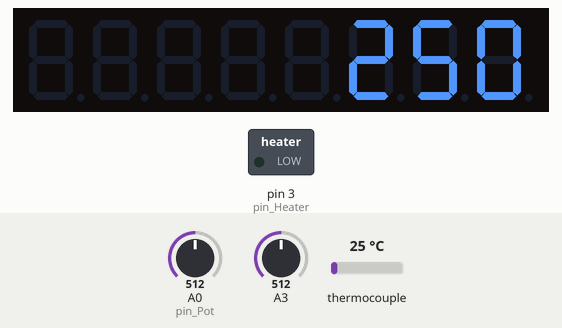
Bench run of a sketch on a simulated Arduino Uno, built with avr-gcc and run on an emulated ATmega328P. On the bench: 8-digit seven-segment display, switched loads named in the sketch (green lamp = pin HIGH). Inputs (shaded band) come from the test bench; at power-on: thermocouple 25 °C, A0 (pin_Pot) = 512, A3 = 512.

Above: at 1.2 s.
1.3 s: thermocouple set to 6 °C
At 3.8 s:
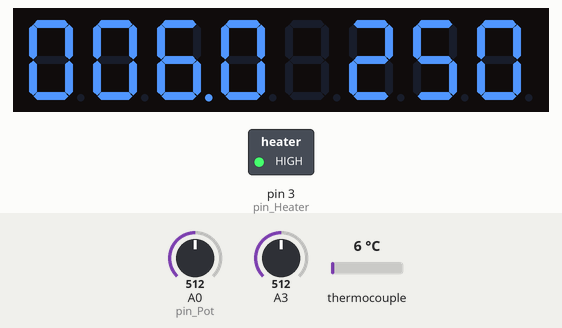
4.2 s: A0 (pin_Pot) set to 66
At 5.3 s:
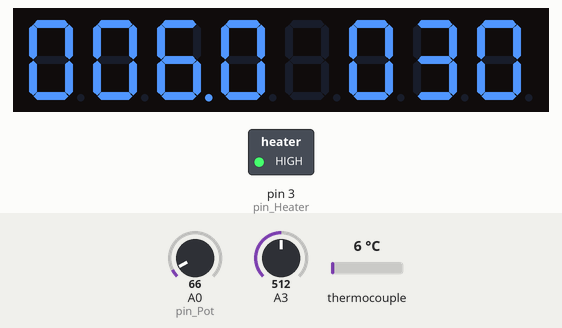
5.9 s: A0 (pin_Pot) set to 55
7.6 s: thermocouple set to 11 °C
At 9.3 s:
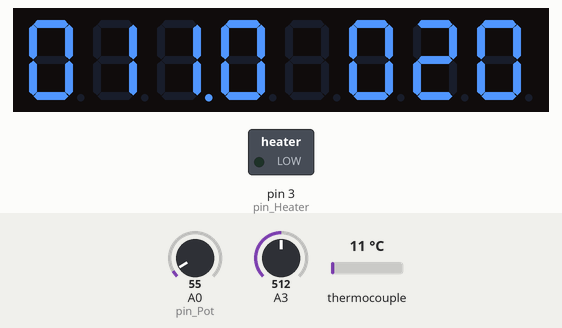
12.2 s: thermocouple set to 5 °C
At 12.34 s:
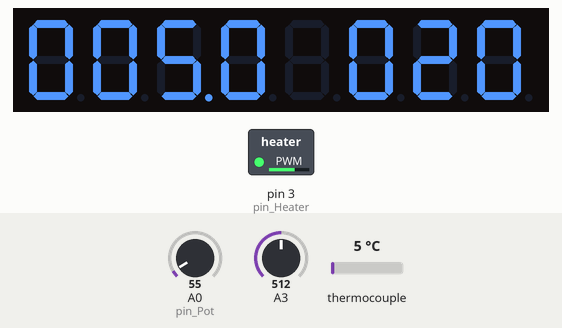
14.0 s: A0 (pin_Pot) set to 122
At 17.1 s:
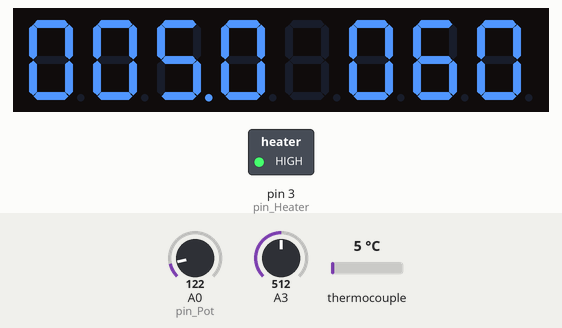
Timing chart, 0 to 18.5 s (numbered marks = the images above; inputs shaded):
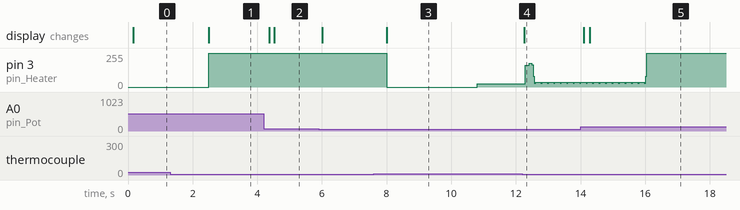

Measured:
- after the input at 1.3 s, the display: changes after 1.2 s (image 1)
- after the input at 4.2 s, the display: first changes after 0.16 s (image 2 shows a later state)
- after the input at 7.6 s, the display: changes after 0.40 s (image 3)
- after the input at 12.2 s, the display: changes after 0.05 s (image 4)
- after the input at 14.0 s, the display: first changes after 0.10 s (image 5 shows a later state)

The sketch:

solder0_13.ino
```cpp
/* by Balllee 20170118 */
#include <PID_v1.h>
#include <max6675.h>
#include <LedControl.h>

byte pin_Pot = A0;
byte pin_Heater = 3;  //PWM  led
int analogReadA3Buffer = 0;
byte zeroCrossing = 0;
unsigned long time[2] = {0,0};       //運行時間
volatile bool powerOnoff = 0;

int timeDelay[256] = {0,665,941,1153,1332,1491,1634,1766,1889,2005,2115,2220,2320,2417,2509,2599,2686,2771,2853,2933,3012,3088,3163,3237,3308,3379,3448,3517,3584,3650,3715,3779,3842,3904,3966,4027,4087,4146,4205,4263,4321,4378,4434,4490,4545,4600,4654,4708,4762,4815,4867,4919,4971,5023,5074,5125,5175,5225,5275,5324,5374,5422,5471,5519,5568,5615,5663,5710,5758,5805,5851,5898,5944,5990,6036,6082,6127,6173,6218,6263,6308,6353,6397,6442,6486,6530,6575,6618,6662,6706,6750,6793,6836,6880,6923,6966,7009,7052,7095,7137,7180,7223,7265,7308,7350,7392,7434,7477,7519,7561,7603,7645,7687,7729,7771,7812,7854,7896,7938,7979,8021,8063,8104,8146,8188,8229,8271,8313,8354,8396,8437,8479,8521,8562,8604,8646,8687,8729,8771,8812,8854,8896,8938,8980,9022,9064,9106,9148,9190,9232,9274,9317,9359,9402,9444,9487,9529,9572,9615,9658,9701,9744,9787,9830,9874,9917,9961,10004,10048,10092,10136,10180,10225,10269,10314,10359,10404,10449,10494,10539,10585,10631,10676,10723,10769,10815,10862,10909,10956,11004,11051,11099,11147,11196,11244,11293,11342,11392,11442,11492,11542,11593,11644,11695,11747,11799,11852,11905,11958,12012,12067,12122,12177,12233,12289,12346,12403,12462,12520,12580,12640,12701,12762,12825,12888,12952,13017,13083,13150,13218,13288,13358,13430,13503,13578,13655,13733,13813,13896,13980,14067,14157,14250,14347,14447,14552,14661,14777,14901,15033,15176,15334,15514,15726,16002,16667};

LedControl lc=LedControl(6,5,4,1); //SI,SCK,CS
MAX6675 thermocouple(9, 8, 7);//SCK,CS,SO

//PID
double Setpoint, Input, Output;
double consKp=0.7, consKi=0.01, consKd=3;
PID myPID(&Input, &Output, &Setpoint, consKp, consKi, consKd, DIRECT);

void setup() {
//  Serial.begin(9600);
  lc.shutdown(0,false);
  lc.setIntensity(0,8);
  lc.clearDisplay(0);
  segmentSetpoint(10);
  pinMode(pin_Heater, OUTPUT);
  myPID.SetMode(AUTOMATIC);
  initTimer();  //初始化Timer1
}

void loop() {
  time[0] = millis();
  if(time[1] != time[0]){
    time[1] = time[0];

    if(time[0] % 2 == 0){  //每2ms執行一次
      static unsigned int val_Pot = 0;
      static byte num = 0;
      num += 1;
      val_Pot += analogRead(A0);  //Pot
      if(num >= 40){
        val_Pot /= num;  //Pot值 算數平均
        Setpoint = map(val_Pot,0,1015,0,50);  //調整輸入溫度範圍 (0~100)*5=(0~500)
        Setpoint *= 10;   //以5為單位
        segmentSetpoint(Setpoint);  //顯示目標溫度
        num = 0;
        val_Pot = 0;
      }

      if(time[0] % 250 == 0){  //Temp
        Input = thermocouple.readCelsius();  //熱電耦溫度

        if(isnan(Input)){   //檢查熱電耦是否接上
          TIMSK1 &= ~_BV(OCIE1A);  //Timer1A關閉
          TIMSK1 &= ~_BV(OCIE1B);  //Timer1B關閉
          for(int i = 0;i < 8;i++){
            lc.setDigit(0,i,0,false);
          }
          while(1){}
//          do{
//            delay(500);
//            Input = thermocouple.readCelsius();
//          }while(isnan(Input));
        }

        myPID.Compute();   //PID運算
        int out = Output;  //double轉換成int
        if(Input > Setpoint-4){out = 0;}  //input溫度大於設定溫度時不輸出
        if(Input < Setpoint - 20){out = 255;}  //input溫度小於設定溫度時，全力輸出(瞬熱)
        if(out < 2){      //輸出忽略
          digitalWrite(3,0);
          OCR1B = 16670;   //相當於關閉Timer1B
          powerOnoff = 0;
        }
        else if(out == 255){
          digitalWrite(3,1);
          OCR1B = 16670;  //相當於關閉Timer1B
          powerOnoff = 1;
        }
        else{
          OCR1B = timeDelay[out];
          powerOnoff = 1;
        }
        segmentTemp(Input);  //顯示熱電耦溫度
//        Serial.println(out);
//        Serial.println(Output);

        if(time[0] >= 3600000){  //自動關機
          TIMSK1 &= ~_BV(OCIE1A);  //Timer1A關閉
          TIMSK1 &= ~_BV(OCIE1B);  //Timer1B關閉
          digitalWrite(3,0);
          lc.setDigit(0,2,0,false);    //右邊顯示"OFF"
          lc.setDigit(0,1,15,false);
          lc.setDigit(0,0,15,false);
          while(1){
            segmentTemp(thermocouple.readCelsius());  //顯示熱電耦溫度
            delay(250);
          }
        }
      }
    }
  }

  analogReadA3Buffer = analogRead(A3);  //Zero Crossing點偵測
  if(analogReadA3Buffer != 0){zeroCrossing = 1;}  //避免0V時重複計算
  if(analogReadA3Buffer == 0 && zeroCrossing != 0){
    TCNT1 = 0;  //計數器Timer1歸零
    if(powerOnoff == 0){digitalWrite(3,0);}
    else{digitalWrite(3,1);}
    zeroCrossing = 0;
  }
}
```

segment.ino
```cpp
void segmentSetpoint(int input){
  static int buff = 0;
//  input *= 10;
  if(buff != input){
//    lc.setDigit(0,3,input/1000,false);
    lc.setDigit(0,2,(input%1000)/100,false);
    lc.setDigit(0,1,(input%100)/10,false);
    lc.setDigit(0,0,input%10,false);
  }
  buff = input;
}

void segmentTemp(double input){
  static int buff = 0;
  int inputBuff = input*10;
  if(buff != inputBuff){
    lc.setDigit(0,7,inputBuff/1000,false);
    lc.setDigit(0,6,(inputBuff%1000)/100,false);
    lc.setDigit(0,5,(inputBuff%100)/10,true);
    lc.setDigit(0,4,inputBuff%10,false);
  }
  buff = inputBuff;
}
```

timer.ino
```cpp
ISR(TIMER1_COMPA_vect){  //timer1A中段時程式碼
  if(powerOnoff == 0){
    digitalWrite(3,0);
  }
  else{
    digitalWrite(3,1);
  }
}

ISR(TIMER1_COMPB_vect){  //timer1B中段時程式碼
  digitalWrite(3,0);
}

void initTimer(){//初始化timer
    cli();
    TCCR1A = 0x00;
    TCCR1B = (1<<WGM12);   //CTC mode

    TCCR1B &= ~_BV(CS12);  // Timer1 1/8
    TCCR1B |= _BV(CS11);
    TCCR1B &= ~_BV(CS10);

    /*
    TCCR1B &= ~_BV(CS12);
    TCCR1B &= ~_BV(CS11);
    TCCR1B &= ~_BV(CS10);
    */
//    TIMSK1 &= ~_BV(OCIE1A); //Timer1A關閉
//    TIMSK1 &= ~_BV(OCIE1B); //Timer1B關閉
    TCNT1=0;
    OCR1A = 16667;
    OCR1B = 16670;
    TIMSK1 |= _BV(OCIE1A);
    TIMSK1 |= _BV(OCIE1B);
    sei();
}
```
